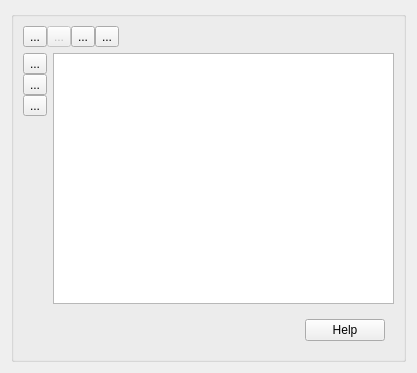
<?xml version="1.0" encoding="UTF-8"?>
<ui version="4.0">
 <class>TableInstanceForm</class>
 <widget class="QWidget" name="TableInstanceForm">
  <property name="geometry">
   <rect>
    <x>0</x>
    <y>0</y>
    <width>417</width>
    <height>373</height>
   </rect>
  </property>
  <property name="windowTitle">
   <string>Form</string>
  </property>
  <layout class="QVBoxLayout" name="verticalLayout_2">
   <item>
    <widget class="QGroupBox" name="groupBox">
     <property name="title">
      <string/>
     </property>
     <layout class="QVBoxLayout" name="verticalLayout">
      <item>
       <layout class="QHBoxLayout" name="horizontalLayout_13">
        <property name="spacing">
         <number>0</number>
        </property>
        <item>
         <widget class="QToolButton" name="btnLoadStartupValues">
          <property name="maximumSize">
           <size>
            <width>24</width>
            <height>24</height>
           </size>
          </property>
          <property name="toolTip">
           <string>Load the startup values from a CSV file</string>
          </property>
          <property name="statusTip">
           <string>Load the startup values from a CSV file</string>
          </property>
          <property name="text">
           <string>...</string>
          </property>
          <property name="icon">
           <iconset resource="dbm.qrc">
            <normaloff>:/images/actions/images/actions/fileopen.png</normaloff>:/images/actions/images/actions/fileopen.png</iconset>
          </property>
          <property name="iconSize">
           <size>
            <width>22</width>
            <height>22</height>
           </size>
          </property>
         </widget>
        </item>
        <item>
         <widget class="QToolButton" name="btnImportValues">
          <property name="enabled">
           <bool>false</bool>
          </property>
          <property name="maximumSize">
           <size>
            <width>24</width>
            <height>24</height>
           </size>
          </property>
          <property name="toolTip">
           <string>Import startup values</string>
          </property>
          <property name="statusTip">
           <string>Import startup values from an alread existing DB table</string>
          </property>
          <property name="text">
           <string>...</string>
          </property>
          <property name="icon">
           <iconset resource="dbm.qrc">
            <normaloff>:/images/actions/images/big/bigfileimport.png</normaloff>:/images/actions/images/big/bigfileimport.png</iconset>
          </property>
          <property name="iconSize">
           <size>
            <width>22</width>
            <height>22</height>
           </size>
          </property>
         </widget>
        </item>
        <item>
         <widget class="QToolButton" name="btnSaveStartupValues">
          <property name="maximumSize">
           <size>
            <width>24</width>
            <height>24</height>
           </size>
          </property>
          <property name="toolTip">
           <string>Save startup values</string>
          </property>
          <property name="statusTip">
           <string>Save startup values to a CSV file</string>
          </property>
          <property name="text">
           <string>...</string>
          </property>
          <property name="icon">
           <iconset resource="dbm.qrc">
            <normaloff>:/images/actions/images/actions/filesave.png</normaloff>:/images/actions/images/actions/filesave.png</iconset>
          </property>
          <property name="iconSize">
           <size>
            <width>22</width>
            <height>22</height>
           </size>
          </property>
         </widget>
        </item>
        <item>
         <widget class="QToolButton" name="btnGoToSourceTab">
          <property name="maximumSize">
           <size>
            <width>24</width>
            <height>24</height>
           </size>
          </property>
          <property name="toolTip">
           <string>Go to the originator element</string>
          </property>
          <property name="statusTip">
           <string>Go to the originator element</string>
          </property>
          <property name="text">
           <string>...</string>
          </property>
          <property name="icon">
           <iconset resource="dbm.qrc">
            <normaloff>:/images/actions/images/small/alias.png</normaloff>:/images/actions/images/small/alias.png</iconset>
          </property>
          <property name="iconSize">
           <size>
            <width>22</width>
            <height>22</height>
           </size>
          </property>
         </widget>
        </item>
        <item>
         <spacer name="horizontalSpacer_6">
          <property name="orientation">
           <enum>Qt::Horizontal</enum>
          </property>
          <property name="sizeHint" stdset="0">
           <size>
            <width>40</width>
            <height>20</height>
           </size>
          </property>
         </spacer>
        </item>
       </layout>
      </item>
      <item>
       <layout class="QHBoxLayout" name="horizontalLayout_2">
        <item>
         <layout class="QVBoxLayout" name="verticalLayout_3">
          <property name="spacing">
           <number>0</number>
          </property>
          <item>
           <widget class="QToolButton" name="btnAddNewDefaultRow">
            <property name="toolTip">
             <string>Add new row</string>
            </property>
            <property name="statusTip">
             <string>Add new row</string>
            </property>
            <property name="text">
             <string>...</string>
            </property>
            <property name="icon">
             <iconset resource="dbm.qrc">
              <normaloff>:/images/actions/images/small/add.png</normaloff>:/images/actions/images/small/add.png</iconset>
            </property>
           </widget>
          </item>
          <item>
           <widget class="QToolButton" name="btnDeleteRow">
            <property name="toolTip">
             <string>Delete row</string>
            </property>
            <property name="statusTip">
             <string>Delete row</string>
            </property>
            <property name="text">
             <string>...</string>
            </property>
            <property name="icon">
             <iconset resource="dbm.qrc">
              <normaloff>:/images/actions/images/small/remove.png</normaloff>:/images/actions/images/small/remove.png</iconset>
            </property>
           </widget>
          </item>
          <item>
           <widget class="QToolButton" name="btnValidate">
            <property name="toolTip">
             <string>Validate values and update table</string>
            </property>
            <property name="statusTip">
             <string>Validate values and update table</string>
            </property>
            <property name="text">
             <string>...</string>
            </property>
            <property name="icon">
             <iconset resource="dbm.qrc">
              <normaloff>:/images/actions/images/small/apply.png</normaloff>:/images/actions/images/small/apply.png</iconset>
            </property>
           </widget>
          </item>
          <item>
           <spacer name="verticalSpacer">
            <property name="orientation">
             <enum>Qt::Vertical</enum>
            </property>
            <property name="sizeHint" stdset="0">
             <size>
              <width>20</width>
              <height>40</height>
             </size>
            </property>
           </spacer>
          </item>
         </layout>
        </item>
        <item>
         <widget class="QTableWidget" name="values"/>
        </item>
       </layout>
      </item>
      <item>
       <widget class="QFrame" name="frame">
        <property name="frameShape">
         <enum>QFrame::NoFrame</enum>
        </property>
        <property name="frameShadow">
         <enum>QFrame::Raised</enum>
        </property>
        <property name="lineWidth">
         <number>0</number>
        </property>
        <layout class="QHBoxLayout" name="horizontalLayout_3">
         <item>
          <spacer name="horizontalSpacer_7">
           <property name="orientation">
            <enum>Qt::Horizontal</enum>
           </property>
           <property name="sizeHint" stdset="0">
            <size>
             <width>528</width>
             <height>20</height>
            </size>
           </property>
          </spacer>
         </item>
         <item>
          <widget class="QPushButton" name="btnHelp">
           <property name="text">
            <string>Help</string>
           </property>
          </widget>
         </item>
        </layout>
       </widget>
      </item>
     </layout>
    </widget>
   </item>
  </layout>
 </widget>
 <resources>
  <include location="dbm.qrc"/>
 </resources>
 <connections>
  <connection>
   <sender>btnLoadStartupValues</sender>
   <signal>clicked()</signal>
   <receiver>TableInstanceForm</receiver>
   <slot>onLoadValuesFromCSV()</slot>
   <hints>
    <hint type="sourcelabel">
     <x>24</x>
     <y>25</y>
    </hint>
    <hint type="destinationlabel">
     <x>230</x>
     <y>229</y>
    </hint>
   </hints>
  </connection>
  <connection>
   <sender>btnSaveStartupValues</sender>
   <signal>clicked()</signal>
   <receiver>TableInstanceForm</receiver>
   <slot>onSaveValuesToCSV()</slot>
   <hints>
    <hint type="sourcelabel">
     <x>92</x>
     <y>25</y>
    </hint>
    <hint type="destinationlabel">
     <x>230</x>
     <y>229</y>
    </hint>
   </hints>
  </connection>
  <connection>
   <sender>btnHelp</sender>
   <signal>clicked()</signal>
   <receiver>TableInstanceForm</receiver>
   <slot>onHelp()</slot>
   <hints>
    <hint type="sourcelabel">
     <x>269</x>
     <y>458</y>
    </hint>
    <hint type="destinationlabel">
     <x>341</x>
     <y>247</y>
    </hint>
   </hints>
  </connection>
  <connection>
   <sender>btnAddNewDefaultRow</sender>
   <signal>clicked()</signal>
   <receiver>TableInstanceForm</receiver>
   <slot>onAddNewRow()</slot>
   <hints>
    <hint type="sourcelabel">
     <x>43</x>
     <y>117</y>
    </hint>
    <hint type="destinationlabel">
     <x>341</x>
     <y>247</y>
    </hint>
   </hints>
  </connection>
  <connection>
   <sender>btnDeleteRow</sender>
   <signal>clicked()</signal>
   <receiver>TableInstanceForm</receiver>
   <slot>onDeleteRow()</slot>
   <hints>
    <hint type="sourcelabel">
     <x>43</x>
     <y>147</y>
    </hint>
    <hint type="destinationlabel">
     <x>341</x>
     <y>247</y>
    </hint>
   </hints>
  </connection>
  <connection>
   <sender>btnValidate</sender>
   <signal>clicked()</signal>
   <receiver>TableInstanceForm</receiver>
   <slot>onValidateData()</slot>
   <hints>
    <hint type="sourcelabel">
     <x>43</x>
     <y>177</y>
    </hint>
    <hint type="destinationlabel">
     <x>341</x>
     <y>247</y>
    </hint>
   </hints>
  </connection>
  <connection>
   <sender>btnGoToSourceTab</sender>
   <signal>clicked()</signal>
   <receiver>TableInstanceForm</receiver>
   <slot>onGotoTable()</slot>
   <hints>
    <hint type="sourcelabel">
     <x>103</x>
     <y>31</y>
    </hint>
    <hint type="destinationlabel">
     <x>208</x>
     <y>186</y>
    </hint>
   </hints>
  </connection>
 </connections>
 <slots>
  <slot>onLoadValuesFromCSV()</slot>
  <slot>onSaveValuesToCSV()</slot>
  <slot>onAddNewRow()</slot>
  <slot>onDeleteRow()</slot>
  <slot>onValidateData()</slot>
  <slot>onCellChange(int,int)</slot>
  <slot>onHelp()</slot>
  <slot>onValuesDoubleClick()</slot>
  <slot>onGotoTable()</slot>
 </slots>
</ui>
